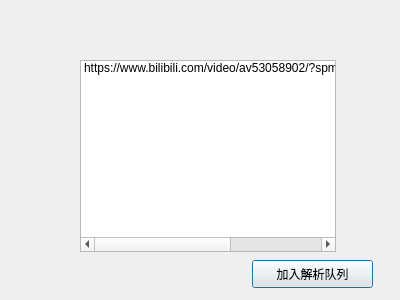
<?xml version="1.0" encoding="UTF-8"?>
<ui version="4.0">
 <class>dialog</class>
 <widget class="QDialog" name="dialog">
  <property name="geometry">
   <rect>
    <x>0</x>
    <y>0</y>
    <width>400</width>
    <height>300</height>
   </rect>
  </property>
  <property name="windowTitle">
   <string>收藏夹</string>
  </property>
  <widget class="QListWidget" name="listWidget">
   <property name="geometry">
    <rect>
     <x>80</x>
     <y>60</y>
     <width>256</width>
     <height>192</height>
    </rect>
   </property>
   <item>
    <property name="text">
     <string>https://www.bilibili.com/video/av53058902/?spm_id_from=333.788.videocard.2</string>
    </property>
   </item>
  </widget>
  <widget class="QPushButton" name="pushButton">
   <property name="geometry">
    <rect>
     <x>252</x>
     <y>260</y>
     <width>121</width>
     <height>28</height>
    </rect>
   </property>
   <property name="text">
    <string>加入解析队列</string>
   </property>
  </widget>
 </widget>
 <resources/>
 <connections/>
</ui>
